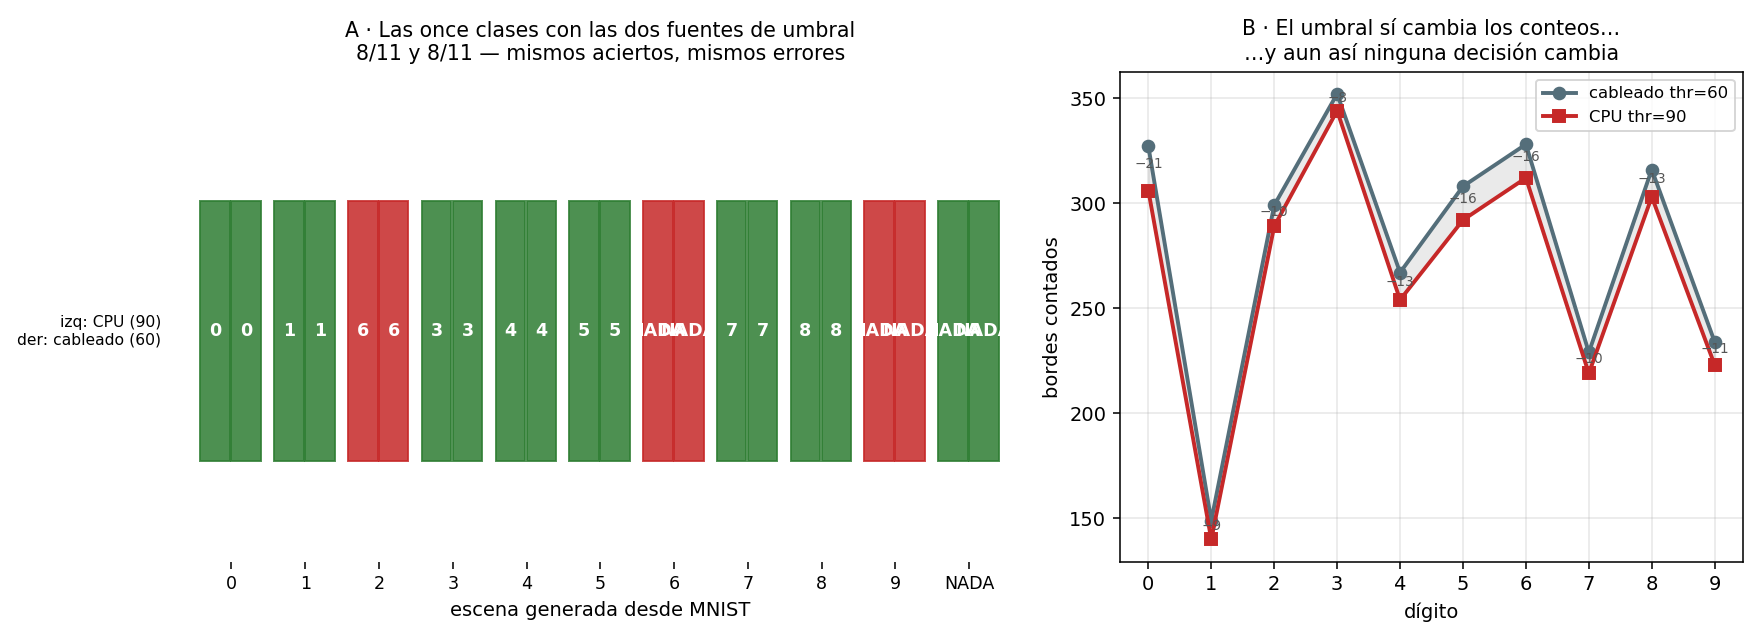

Write Python code to recreate this figure.
# === Cuaderno 2 · figura 10: la cadena con CPU en iverilog, y la tolerancia al umbral ===
import numpy as np, matplotlib.pyplot as plt

# lo medido en iverilog (11 escenas generadas desde MNIST, ver utm-share/mnist_cam_soc_sobel)
CPU  = {0:("0",306), 1:("1",140), 2:("6",289), 3:("3",344), 4:("4",254), 5:("5",292),
        6:("NADA",312), 7:("7",219), 8:("8",303), 9:("NADA",223), "NADA":("NADA",0)}
CAB  = {0:("0",327), 1:("1",149), 2:("6",299), 3:("3",352), 4:("4",267), 5:("5",308),
        6:("NADA",328), 7:("7",229), 8:("8",316), 9:("NADA",234), "NADA":("NADA",0)}

fig, (a1, a2) = plt.subplots(1, 2, figsize=(12.6, 4.6),
                             gridspec_kw={"width_ratios":[1.35, 1]})

# A · las once escenas, las dos fuentes de umbral
ks = list(CPU.keys())
x = np.arange(len(ks))
ok_c = [1 if str(CPU[k][0]) == str(k) else 0 for k in ks]
ok_h = [1 if str(CAB[k][0]) == str(k) else 0 for k in ks]
for i, k in enumerate(ks):
    for j, (d, oc) in enumerate([(CPU, ok_c), (CAB, ok_h)]):
        a1.add_patch(plt.Rectangle((i-.42+j*.42, 0), .40, .9,
                     color="#2e7d32" if oc[i] else "#c62828", alpha=.85))
        a1.text(i-.22+j*.42, .45, str(d[k][0]), ha="center", va="center",
                color="w", fontsize=9, weight="bold")
a1.set_xticks(x); a1.set_xticklabels([str(k) for k in ks], fontsize=9)
a1.set_xlim(-.7, len(ks)-.3); a1.set_ylim(-.35, 1.35); a1.set_yticks([])
a1.text(-.95, .45, "izq: CPU (90)\nder: cableado (60)", ha="right", va="center", fontsize=8)
a1.set_xlabel("escena generada desde MNIST")
a1.set_title(f"A · Las once clases con las dos fuentes de umbral\n"
             f"{sum(ok_c)}/11 y {sum(ok_h)}/11 — mismos aciertos, mismos errores", fontsize=10.5)
for s in a1.spines.values(): s.set_visible(False)

# B · los conteos de bordes: cambian, pero las decisiones no
d10 = [k for k in ks if k != "NADA"]
bc = [CPU[k][1] for k in d10]; bh = [CAB[k][1] for k in d10]
a2.plot(d10, bh, "o-", c="#546e7a", lw=2, ms=6, label="cableado thr=60")
a2.plot(d10, bc, "s-", c="#c62828", lw=2, ms=6, label="CPU thr=90")
a2.fill_between(d10, bc, bh, color="#999", alpha=.2)
for i, k in enumerate(d10):
    a2.annotate(f"−{bh[i]-bc[i]}", (k, (bc[i]+bh[i])/2), fontsize=7,
                ha="center", color="#555")
a2.set_xticks(d10); a2.set_xlabel("dígito"); a2.set_ylabel("bordes contados")
a2.legend(fontsize=8.5); a2.grid(alpha=.3)
a2.set_title("B · El umbral sí cambia los conteos…\n…y aun así ninguna decisión cambia", fontsize=10.5)
plt.tight_layout()
plt.savefig("fig_soc_cadena.png", dpi=140)
plt.show()

print(f"CPU (thr=90)      {sum(ok_c)}/11")
print(f"cableado (thr=60) {sum(ok_h)}/11")
print(f"bordes: el umbral bajo cuenta {np.mean([bh[i]-bc[i] for i in range(10)]):.0f} mas en promedio")
print("errores, en los dos casos:", [k for k in ks if str(CPU[k][0]) != str(k)])
